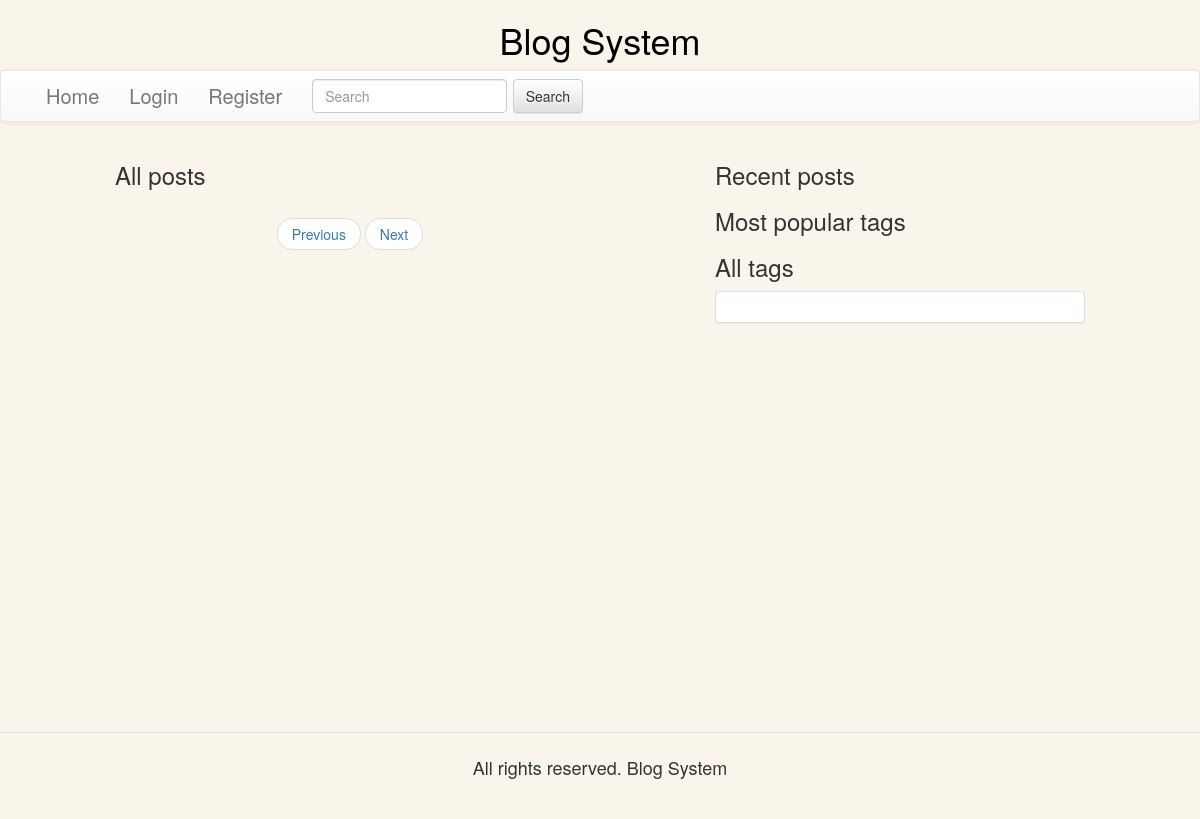
Before: /home?page=0&search=jquery with the older database file.
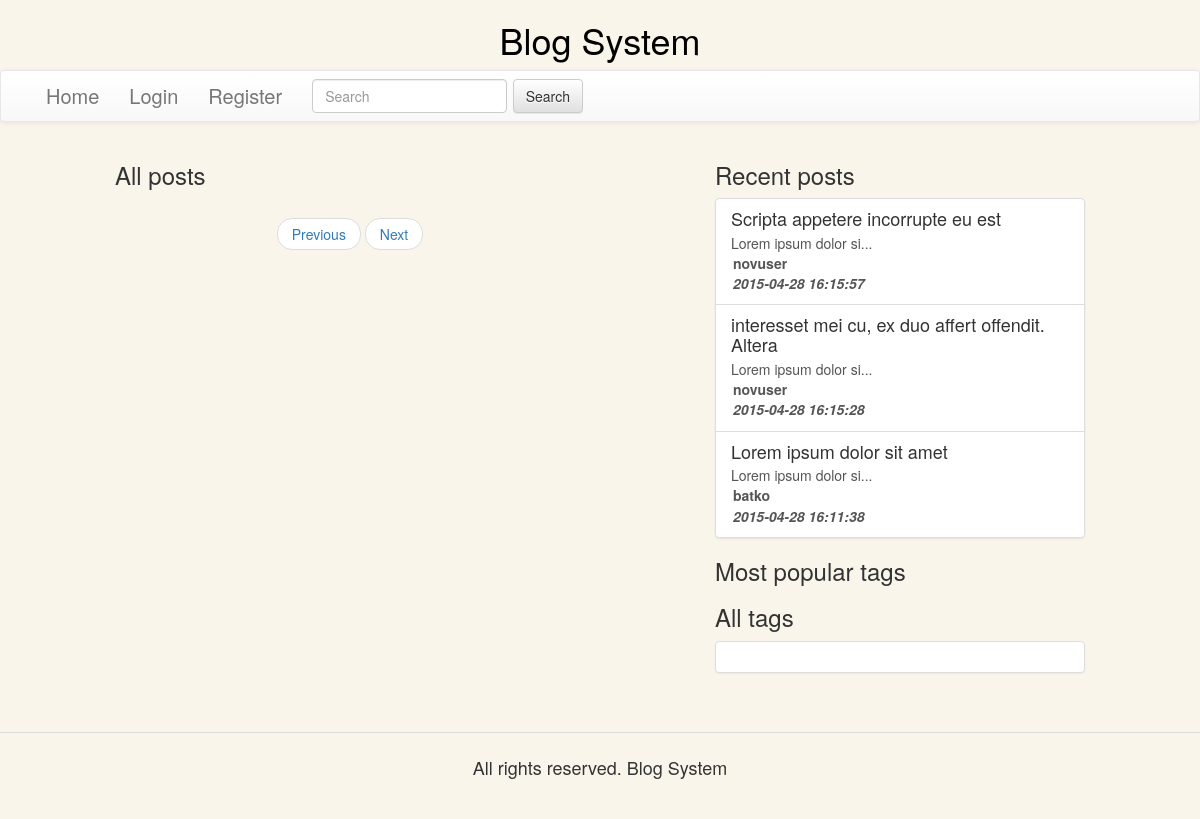
After: the same page with the newer database file.
### tables this page shows
CREATE TABLE IF NOT EXISTS `posts` (
`id` int(11) NOT NULL,
  `title` varchar(256) NOT NULL,
  `body` longtext NOT NULL,
  `user_id` int(11) NOT NULL,
  `date_created` datetime NOT NULL,
  `visits` int(11) NOT NULL
);

CREATE TABLE IF NOT EXISTS `users` (
`id` int(11) NOT NULL,
  `username` varchar(20) NOT NULL,
  `passwordHash` varchar(1024) NOT NULL
);

### views/shared/_layout.php (called while the page is built)
<?php include_once DX_ROOT_DIR . "views/shared/header.php" ?>
<?php include_once $template_name ?>
<?php include_once DX_ROOT_DIR . "views/shared/footer.php" ?>

### controllers/home.php (called while the page is built, shortened)
<?php
class Home_Controller extends Main_Controller{
    public function __construct(){
        $this->recent_posts = $this->model->get_recent_posts();
    }
    public function index(){
        include_once $this -> layout;
    }
}

### controllers/main.php (called while the page is built, shortened)
<?php
class Main_Controller{
    public function __construct($views_dir = '\views\home\\',
                                $class_name = '\Controllers\Main_Controller',
                                $model = 'main')
    {
        $this->model = new $model_class(array("table" => "none"));
    }
}

### models/main.php (called while the page is built, shortened)
<?php
class Main_Model{
    public function __construct($args = array()){
        $defaults = array(
          'limit' => 0,
        );
        $args = array_merge($defaults, $args);
        $db_object = \Lib\Database::get_instance();
        $this->db = $db_object->get_db();
    }
}

### lib/database.php (called while the page is built, shortened)
<?php
class Database{
    private static $db = null;
    public function __construct(){
        $host = DB_HOST;
        $username = DB_USER;
        $pass = DB_PASS;
        $db_name = DB_NAME;
        $db = new \mysqli($host, $username, $pass, $db_name);
        self::$db = $db;
    }
    public static function get_instance(){
        static $instance = null;
        if($instance === null){
            $instance = new static();
        }
        return $instance;
    }
    public static function get_db(){
        return self::$db;
    }
}

### models/post.php (called while the page is built, shortened)
<?php
class Post_Model extends Main_Model{
    public function get_recent_posts(){
        $query = sprintf("SELECT p.id, p.title, p.body, p.date_created, u.username FROM posts p
INNER JOIN `users` u
ON p.user_id=u.id
ORDER BY p.date_created DESC LIMIT 4");
        $result_set = $this->db->query($query);
        $recent_posts = $this->process_results($result_set);
        return $recent_posts;
    }
}

### views/home/index.php (the view, shortened to what this page needs)
<div class="col-md-5 col-md-push-1">
    <h3>All posts</h3>
    <div class="row">
        <div class="col-xs-12">
            <nav>
                <ul class="pager">
                    <?php
                        $current_page = 0;
                        if(isset($_GET["page"])){
                            $current_page = $_GET["page"];
                        }
                        $search = isset($_GET["search"]) ? "&search=" . $_GET["search"] : "";
                        $next_page = DX_ROOT_URL . "home?page=" . ($current_page + 1) .  $search;
                        if( !($current_page - 1 < 0 ) ){
                            $previous_page = DX_ROOT_URL . "home?page=" . ($current_page - 1) . $search;
                        }
                        else{
                            $previous_page = DX_ROOT_URL . "home?page=" . 0 . $search;
                        }
                    ?>
                    <li><a href="<?php echo($previous_page)?>">Previous</a></li>
                    <li><a href="<?php echo($next_page)?>">Next</a></li>
                </ul>
            </nav>
        </div>
    </div>
</div>
<div class="col-md-4 pull-right col-md-pull-1 col-xs-12">
    <h3>Recent posts</h3>
    <div class="list-group">
        <?php foreach($this->recent_posts as $recent_post):
            $recent_post_path = DX_ROOT_URL . 'posts/view/' . $recent_post["id"];
            ?>
            <a href="<?php echo($recent_post_path)?>" class="list-group-item">
                <h4 class="list-group-item-heading">
                    <?php echo($recent_post["title"]);?>
                </h4>
                <p class="list-group-item-text"><?php echo(substr($recent_post["body"], 0, 20) . "...")?></p>
                <p class="list-group-item-text bold margin2"><?php echo($recent_post["username"])?></p>
                <p class="list-group-item-text bold italic margin2"><?php echo($recent_post["date_created"])?></p>
            </a>
        <?php endforeach ?>
    </div>
    <h3>Most popular tags</h3>
    <h3>All tags</h3>
    <div class="panel panel-default">
        <div class="panel-body">
        </div>
    </div>
</div>

Changed rows visible on the page:
added posts: title "Scripta appetere incorrupte eu est", body "Lorem ipsum dolor si", user.username "novuser", date_created "2015-04-28 16:15:57"
added posts: title "interesset mei cu, ex duo affert offendit. Altera", body "Lorem ipsum dolor si", user.username "novuser", date_created "2015-04-28 16:15:28"
added posts: title "Lorem ipsum dolor sit amet", body "Lorem ipsum dolor si", user.username "batko", date_created "2015-04-28 16:11:38"
